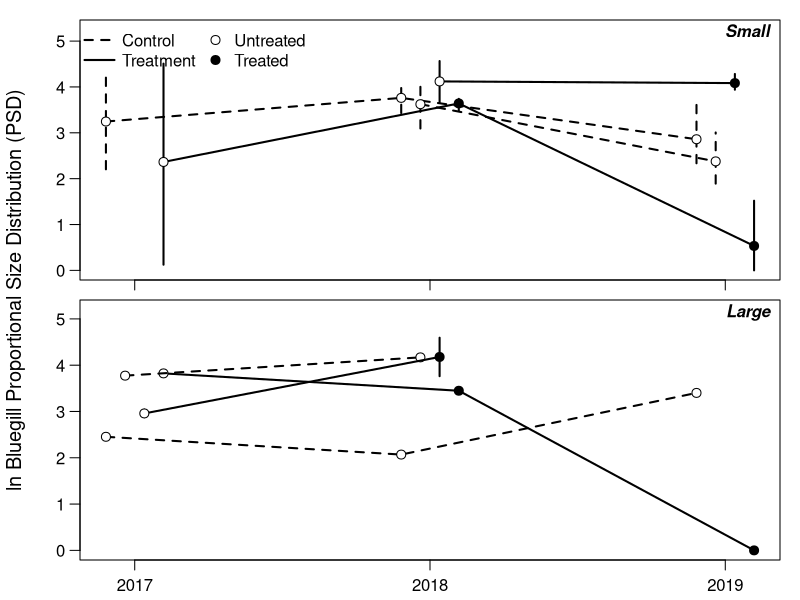

This figure's R source:

dat = read.csv("blue_output.csv")
dat$new = ifelse(dat$lake %in% c("drummond3", "lm", "promise", "mark"), 1, 0)
dat$drop = ifelse(dat$lake %in% c("lee county lake", "barbour county lake", "washington county lake"), 1, 0)
dat$psd_q = log(dat$psd_q + 1)

yvar = "psd_q"

datsub = dat[,c("year", "type", "times_treat", "size_class", "new", "drop", yvar)]

library(dplyr)

plot_dat_sml = datsub %>% filter(size_class == "small") %>%
  group_by(year, type, new, times_treat) %>%
  summarize(
    mn = mean(psd_q, na.rm = T),
    lwr = quantile(psd_q, 0.025, na.rm = T),
    upr = quantile(psd_q, 0.975, na.rm = T)
    ) %>% ungroup
plot_dat_big = datsub %>% filter(size_class == "big") %>%
  group_by(year, type, drop, times_treat) %>%
  summarize(
    mn = mean(psd_q, na.rm = T),
    lwr = quantile(psd_q, 0.025, na.rm = T),
    upr = quantile(psd_q, 0.975, na.rm = T)
    ) %>% ungroup

plot_dat_sml$year = as.numeric(plot_dat_sml$year)
plot_dat_big$year = as.numeric(plot_dat_big$year)

off_c1 = -0.0975
off_c2 = -0.0325
off_t2 = 0.0325
off_t1 = 0.0975
ppi = 600
png("blue_psd_log.png", h = 7 * ppi, w = 4 * ppi, res = ppi)

# small lakes
par(mfrow = c(2,1), mar = c(0.5,1,0.5,1), oma = c(1.5,3,0.5,0), cex.axis = 1, cex.lab = 1.2, mgp = c(1,0.75,0))
plot(1,1, type = "n", xlim = c(2017,2019) + range(c(off_c1, off_c2, off_t1, off_t2)), ylim = c(0,5.25),
     xaxt = "n", las = 1, ylab = "")
usr = par("usr"); xdiff = usr[2] - usr[1]; ydiff = usr[4] - usr[3]
text(x = usr[2] - xdiff * 0, y = usr[4] - ydiff * 0.05, pos = 2, "Small", font = 4)

# controls (not new entries)
ind = c(1,3,7)
lines(mn ~ I(year + off_c1), data = plot_dat_sml[ind,], lwd = 2, lty = 2, type = "l")
with(plot_dat_sml[ind,], segments(I(year + off_c1), lwr, I(year + off_c1), upr, lty = 2, lwd = 2))
points(mn ~ I(year + off_c1), data = plot_dat_sml[ind,], pch = 21, bg = "white", cex = 1.2)

# treats (not new entries)
ind = c(2,6,10)
lines(mn ~ I(year + off_t1), data = plot_dat_sml[ind,], lwd = 2, type = "l")
with(plot_dat_sml[ind,], segments(I(year + off_t1), lwr, I(year + off_t1), upr, lwd = 2))
points(mn ~ I(year + off_t1), data = plot_dat_sml[ind,], pch = 21, bg = c("white", "black", "black"), cex = 1.2)

# controls (new entry 2018)
ind = c(4,8)
lines(mn ~ I(year + off_c2), data = plot_dat_sml[ind,], lwd = 2, lty = 2, type = "l")
with(plot_dat_sml[ind,], segments(I(year + off_c2), lwr, I(year + off_c2), upr, lty = 2, lwd = 2))
points(mn ~ I(year + off_c2), data = plot_dat_sml[ind,], pch = 21, bg = "white", cex = 1.2)

# treats (new entry 2018)
ind = c(5,9)
lines(mn ~ I(year + off_t2), data = plot_dat_sml[ind,], lwd = 2, type = "l")
with(plot_dat_sml[ind,], segments(I(year + off_t2), lwr, I(year + off_t2), upr, lwd = 2))
points(mn ~ I(year + off_t2), data = plot_dat_sml[ind,], pch = 21, bg = c("white", "black"), cex = 1.2)

axis(side = 1, at = 2017:2019, labels = rep("", 3))
legend("topleft", legend = c("Control", "Treatment", "Untreated", "Treated"), ncol = 2,
       pch = c(NA, NA, 21, 21), pt.cex = c(NA, NA, 1.2, 1.2), pt.bg = c(NA, NA, "white", "black"),
       bty = "n", lty = c(2,1,NA,NA), lwd = c(2,2,NA,NA), x.intersp = c(0.5, 0.5, 0.25, 0.25))

# big lakes
plot_dat_big
plot(1,1, type = "n", xlim = c(2017,2019) + range(c(off_c1, off_c2, off_t1, off_t2)), ylim = c(0,5.2),
     xaxt = "n", las = 1, ylab = "")
usr = par("usr"); xdiff = usr[2] - usr[1]; ydiff = usr[4] - usr[3]
text(x = usr[2] - xdiff * 0, y = usr[4] - ydiff * 0.05, pos = 2, "Large", font = 4)
# controls (not new entries)
ind = c(1,5,9)
lines(mn ~ I(year + off_c1), data = plot_dat_big[ind,], lwd = 2, lty = 2, type = "l")
with(plot_dat_big[ind,], segments(I(year + off_c1), lwr, I(year + off_c1), upr, lty = 2, lwd = 2))
points(mn ~ I(year + off_c1), data = plot_dat_big[ind,], pch = 21, bg = "white", cex = 1.2)

# treats (not new entries)
ind = c(3,7,10)
lines(mn ~ I(year + off_t1), data = plot_dat_big[ind,], lwd = 2, type = "l")
with(plot_dat_big[ind,], segments(I(year + off_t1), lwr, I(year + off_t1), upr, lwd = 2))
points(mn ~ I(year + off_t1), data = plot_dat_big[ind,], pch = 21, bg = c("white", "black", "black"), cex = 1.2)

# controls (new entry 2018)
ind = c(2,6)
lines(mn ~ I(year + off_c2), data = plot_dat_big[ind,], lwd = 2, lty = 2, type = "l")
with(plot_dat_big[ind,], segments(I(year + off_c2), lwr, I(year + off_c2), upr, lty = 2, lwd = 2))
points(mn ~ I(year + off_c2), data = plot_dat_big[ind,], pch = 21, bg = "white", cex = 1.2)

# treats (new entry 2018)
ind = c(4,8)
lines(mn ~ I(year + off_t2), data = plot_dat_big[ind,], lwd = 2, type = "l")
with(plot_dat_big[ind,], segments(I(year + off_t2), lwr, I(year + off_t2), upr, lwd = 2))
points(mn ~ I(year + off_t2), data = plot_dat_big[ind,], pch = 21, bg = c("white", "black"), cex = 1.2)

axis(side = 1, at = 2017:2019, labels = 2017:2019)
mtext(side = 2, outer = T, "ln Bluegill Proportional Size Distribution (PSD)", line = 1.75, cex = 1.2) 
dev.off()
